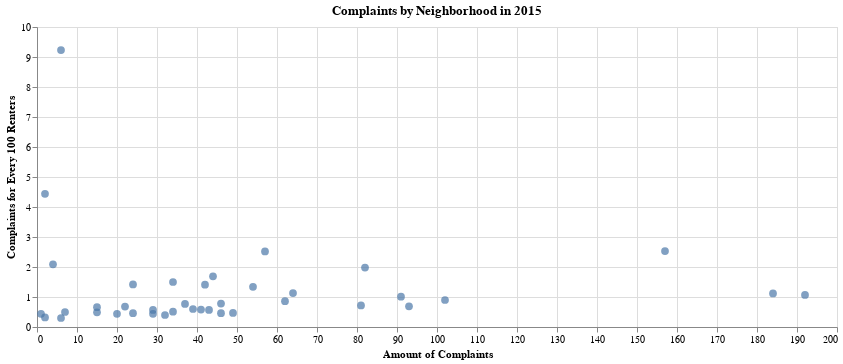

Notebook source saved alongside this figure:
### Code cell
alt.Chart(complaints_by_renters_2015).mark_circle(size=60).encode(
    x=alt.X('petition_id',title='Amount of Complaints'),
    y=alt.Y('rate',title='Complaints for Every 100 Renters'),
    tooltip=['neighborhoods', 'rate', 'petition_id']
).properties(
    title='Complaints by Neighborhood in 2015',
    width=800,
    height=300
).interactive()

### Figure 1 — Vega-Lite specification as saved in the notebook (floating-point values rounded to 4 significant figures)
{"config": {"view": {"continuousWidth": 400, "continuousHeight": 300}}, "data": {"name": "data-b93274030be03e5dcda889cf6a4b534f"}, "mark": {"type": "circle", "size": 60}, "encoding": {"tooltip": [{"field": "neighborhoods", "type": "nominal"}, {"field": "rate", "type": "quantitative"}, {"field": "petition_id", "type": "quantitative"}], "x": {"field": "petition_id", "title": "Amount of Complaints", "type": "quantitative"}, "y": {"field": "rate", "title": "Complaints for Every 100 Renters", "type": "quantitative"}}, "height": 300, "selection": {"selector004": {"type": "interval", "bind": "scales", "encodings": ["x", "y"]}}, "title": "Complaints by Neighborhood in 2015", "width": 800, "$schema": "https://vega.github.io/schema/vega-lite/v4.17.0.json", "datasets": {"data-b93274030be03e5dcda889cf6a4b534f": [{"neighborhoods": "Bayview Hunters Point", "renter": 5672, "petition_id": 64, "rate": 1.13}, {"neighborhoods": "Bernal Heights", "renter": 4020, "petition_id": 54, "rate": 1.34}, {"neighborhoods": "Castro/Upper Market", "renter": 6539, "petition_id": 39, "rate": 0.6}, {"neighborhoods": "Chinatown", "renter": 6204, "petition_id": 157, "rate": 2.53}, {"neighborhoods": "Excelsior", "renter": 4135, "petition_id": 82, "rate": 1.98}, {"neighborhoods": "Financial District/South Beach", "renter": 6640, "petition_id": 29, "rate": 0.44}, {"neighborhoods": "Glen Park", "renter": 1402, "petition_id": 7, "rate": 0.5}, {"neighborhoods": "Golden Gate Park", "renter": 65, "petition_id": 6, "rate": 9.23}, {"neighborhoods": "Haight Ashbury", "renter": 5891, "petition_id": 46, "rate": 0.78}, {"neighborhoods": "Hayes Valley", "renter": 7239, "petition_id": 62, "rate": 0.86}, {"neighborhoods": "Inner Richmond", "renter": 6634, "petition_id": 34, "rate": 0.51}, {"neighborhoods": "Inner Sunset", "renter": 7091, "petition_id": 41, "rate": 0.58}, {"neighborhoods": "Japantown", "renter": 1997, "petition_id": 6, "rate": 0.3}, {"neighborhoods": "Lakeshore", "renter": 4581, "petition_id": 20, "rate": 0.44}, {"neighborhoods": "Lincoln Park", "renter": 45, "petition_id": 2, "rate": 4.44}, {"neighborhoods": "Lone Mountain/USF", "renter": 4825, "petition_id": 37, "rate": 0.77}, {"neighborhoods": "Marina", "renter": 10509, "petition_id": 49, "rate": 0.47}, {"neighborhoods": "McLaren Park", "renter": 191, "petition_id": 4, "rate": 2.09}, {"neighborhoods": "Mission", "renter": 17973, "petition_id": 192, "rate": 1.07}, {"neighborhoods": "Nob Hill", "renter": 13431, "petition_id": 93, "rate": 0.69}, {"neighborhoods": "Noe Valley", "renter": 5219, "petition_id": 24, "rate": 0.46}, {"neighborhoods": "North Beach", "renter": 5101, "petition_id": 29, "rate": 0.57}, {"neighborhoods": "Oceanview/Merced/Ingleside", "renter": 2607, "petition_id": 44, "rate": 1.69}, {"neighborhoods": "Outer Mission", "renter": 2263, "petition_id": 57, "rate": 2.52}, {"neighborhoods": "Outer Richmond", "renter": 11326, "petition_id": 81, "rate": 0.72}, {"neighborhoods": "Pacific Heights", "renter": 9987, "petition_id": 46, "rate": 0.46}, {"neighborhoods": "Portola", "renter": 1696, "petition_id": 24, "rate": 1.42}, {"neighborhoods": "Potrero Hill", "renter": 3218, "petition_id": 22, "rate": 0.68}, {"neighborhoods": "Presidio Heights", "renter": 3044, "petition_id": 15, "rate": 0.49}, {"neighborhoods": "Russian Hill", "renter": 7580, "petition_id": 43, "rate": 0.57}, {"neighborhoods": "Seacliff", "renter": 229, "petition_id": 1, "rate": 0.44}, {"neighborhoods": "South of Market", "renter": 7927, "petition_id": 32, "rate": 0.4}, {"neighborhoods": "Sunset/Parkside", "renter": 11288, "petition_id": 102, "rate": 0.9}, {"neighborhoods": "Tenderloin", "renter": 16484, "petition_id": 184, "rate": 1.12}, {"neighborhoods": "Treasure Island", "renter": 624, "petition_id": 2, "rate": 0.32}, {"neighborhoods": "Twin Peaks", "renter": 2275, "petition_id": 15, "rate": 0.66}, {"neighborhoods": "Visitacion Valley", "renter": 2265, "petition_id": 34, "rate": 1.5}, {"neighborhoods": "West of Twin Peaks", "renter": 2972, "petition_id": 42, "rate": 1.41}, {"neighborhoods": "Western Addition", "renter": 9015, "petition_id": 91, "rate": 1.01}]}}
